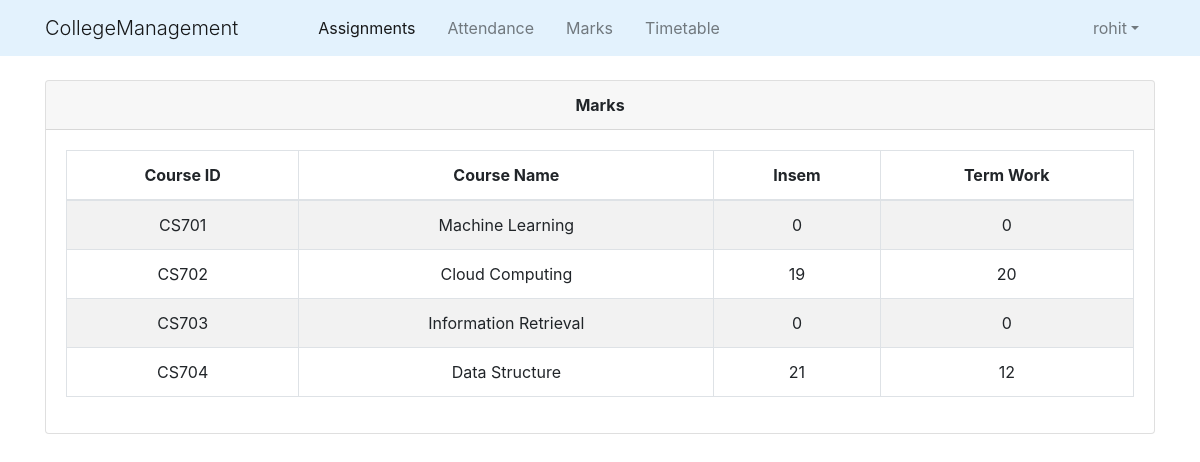
Screenshot of /student/marks/CS7B04/ (signed in) with the database file from the repository.
### college_info/models.py (models this page shows, shortened)
class User(AbstractUser):
    @property
    def is_student(self):
        if hasattr(self,'student'):
            return True
        else:
            return False

class StudentCourse(models.Model):
    student = models.ForeignKey(Student,on_delete=models.CASCADE)
    course = models.ForeignKey(Course,on_delete=models.CASCADE)
    class Meta:
        unique_together=(('student','course'),)

class Course(models.Model):
    id = models.CharField(primary_key=True,max_length=50)
    name = models.CharField(max_length=50)
    department = models.ForeignKey(Dept,on_delete=models.CASCADE)

class Marks(models.Model):
    student_course=models.ForeignKey(StudentCourse,on_delete=models.CASCADE)
    name = models.CharField(max_length=50,choices=test_name)
    marks = models.IntegerField(default=0,validators=[MinValueValidator(0),MaxValueValidator(100)])
    class Meta:
        unique_together=(('student_course','name'),)

### college_info/views.py (the view)
# urls.py: path('student/marks/<slug:stud_roll_no>/',views.student_marks,name='student_marks'),
@login_required()
def student_marks(request,stud_roll_no):
    student= Student.objects.get(roll_no=stud_roll_no)
    teach_list = Teaches.objects.filter(batch__id = student.batch_id.id)
    sclist=[]
    for teach in teach_list:
        sc= StudentCourse.objects.get(student=student,course=teach.course)
        sclist.append(sc)
    return render(request,'college_info/student_marks_list.html',{'sclist':sclist})

### college_info/templates/college_info/student_marks_list.html
{% extends "college_info/base.html" %}
{% block content %}
    <div class="container">
        <div class="card">
            <div class="card-header text-center">
                <b>Marks</b>
            </div>
            <div class="card-body">
                <div class="table-responsive">
                    <table class="table table-bordered table-striped text-center">
                        <thead>
                            <tr>
                                <th>Course ID</th>
                                <th>Course Name</th>
                                <th>Insem</th>
                                <th>Term Work</th>
                            </tr>
                        </thead>
                        <tbody>
                            {% for sc in sclist %}
                                <tr>
                                    <td>{{ sc.course.id }}</td>
                                    <td>{{ sc.course.name }}</td>
                                    {% for mark in sc.marks_set.all %}
                                        <td>{{ mark.marks }}</td>
                                    {% endfor %}
                                </tr>
                            {% empty %}
                                <p>Student Has No Course</p>
                            {% endfor %}
                        </tbody>
                    </table>
                </div>
            </div>
        </div>
    </div>
{% endblock content %}

### college_info/templates/college_info/base.html (shortened to what this page needs)
{% load static %}
<!DOCTYPE html>
<html lang="en" dir="ltr">
  <head>
    <link rel="stylesheet" href="https://maxcdn.bootstrapcdn.com/bootstrap/4.0.0/css/bootstrap.min.css">
    <link href="//cdn.bootcss.com/bootstrap-datetimepicker/4.17.44/css/bootstrap-datetimepicker.min.css" rel="stylesheet">
    <link rel="stylesheet" type="text/css" href="{% static 'college_info/style.css' %}">
    <link rel="stylesheet" href="http://code.jquery.com/ui/1.11.0/themes/smoothness/jquery-ui.css">
  </head>
  <body>
    <header class="site-header topheader">
      <nav class="navbar navbar-expand-md navbar-light fixed-top" style="background-color:#e3f2fd">
        {% if request.user.is_authenticated %}
        <div class="container">
          <span class="navbar-brand display-1">CollegeManagement</span>
          <div class="collapse navbar-collapse" id="navbarcontent">
            <div class="navbar-nav ml-5">
              <a class="nav-item nav-link active mx-2 " href="{% url 'home' %}">Assignments</a>
              {% if request.user.is_student %}
                <a class="nav-item nav-link mx-2" href="{% url 'student_attendance' request.user.student.roll_no %}">Attendance</a>
              {% else %}
                <a class="nav-item nav-link mx-2" href="{% url 'staff_teaches' request.user.staff.id 1 %}">Attendance</a>
              {% endif %}
              {% if request.user.is_student %}
                <a class="nav-item nav-link mx-2" href="{% url 'student_marks' request.user.student.roll_no %}">Marks</a>
              {% else %}
                <a class="nav-item nav-link mx-2" href="{% url 'staff_teaches' request.user.staff.id 2 %}">Marks</a>
              {% endif %}
              {% if request.user.is_student %}
                <a class="nav-item nav-link mx-2" href="{% url 'student_timetable' request.user.student.batch_id.id %}">Timetable</a>
              {% else %}
                <a class="nav-item nav-link mx-2" href="{% url 'staff_timetable' request.user.staff.id %}">Timetable</a>
              {% endif %}
            </div>
            <ul class="navbar-nav ml-auto">
              <li class="nav-item dropdown ml-5">
                <a class="nav-link dropdown-toggle mx-2 " id="navbarDropdown" data-toggle="dropdown" href="#">{{ request.user.username }}</a>
              </li>
            </ul>
          </div>
        </div>
        {% else %}
        <div class="container justify-content-center">
          <span class="navbar-brand display-1 ">CollegeManagement</span>
        </div>
        {% endif %}
      </nav>
    </header>
    {% block content %}{% endblock %}
  </body>
</html>

### college_info/static/college_info/style.css (style rules this page uses)
body { margin-top:5rem; }

### rows the page displays
User: user.username "rohit"
StudentCourse: course.id "CS701", course.name "Machine Learning"
Marks: marks "0"
Marks: marks "0"
StudentCourse: course.id "CS702", course.name "Cloud Computing"
Marks: marks "19"
Marks: marks "20"
StudentCourse: course.id "CS703", course.name "Information Retrieval"
Marks: marks "0"
Marks: marks "0"
StudentCourse: course.id "CS704", course.name "Data Structure"
Marks: marks "21"
Marks: marks "12"
